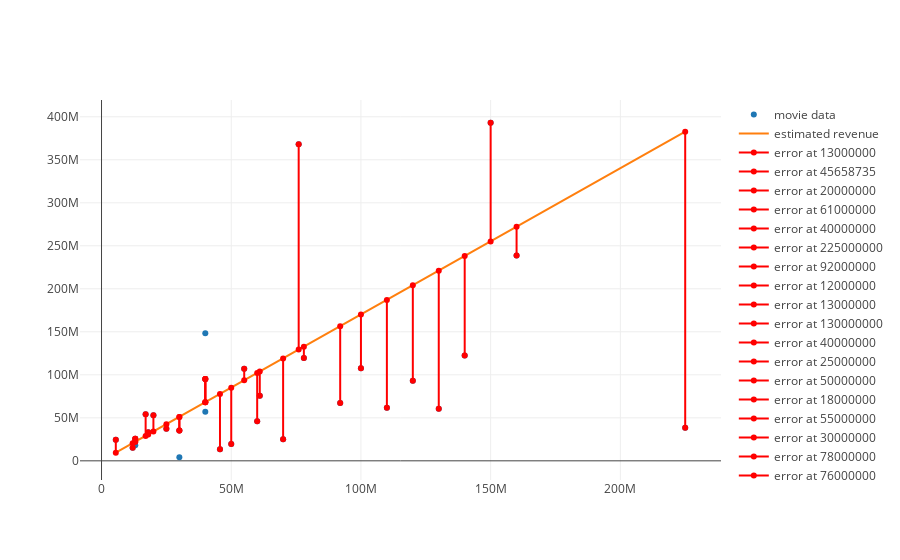

The notebook cell saved with this chart:
### Code cell
from plotly.offline import iplot, init_notebook_mode
init_notebook_mode(connected=True)

from graph import trace_values, m_b_trace, plot
movies_trace = trace_values(x_values, y_values, text=titles, name='movie data')
regression_trace = m_b_trace(1.7, 100000, x_values, name='estimated revenue')
plot([movies_trace, regression_trace, *errors_for_regression])

### Figure 1 — Plotly figure (JSON) as saved in the notebook; plotly's stock layout.template omitted (floating-point values rounded to 4 significant figures)
{"data": [{"mode": "markers", "name": "movie data", "text": ["21 &amp; Over", "Dredd 3D", "12 Years a Slave", "2 Guns", "42", "47 Ronin", "A Good Day to Die Hard", "About Time", "Admission", "After Earth", "American Hustle", "August: Osage County", "Beautiful Creatures", "Blue Jasmine", "Captain Phillips", "Carrie", "Cloudy with a Chance of Meatballs 2", "Despicable Me 2", "Don Jon", "Elysium", "Ender&#39;s Game", "Epic", "Escape from Planet Earth", "Escape Plan", "Evil Dead", "Fast and Furious 6", "Frozen", "G.I. Joe: Retaliation", "Gangster Squad", "Gloria"], "x": [13000000, 45658735, 20000000, 61000000, 40000000, 225000000, 92000000, 12000000, 13000000, 130000000, 40000000, 25000000, 50000000, 18000000, 55000000, 30000000, 78000000, 76000000, 5500000, 120000000, 110000000, 100000000, 40000000, 70000000, 17000000, 160000000, 150000000, 140000000, 60000000, 30000000], "y": [25682380, 13414714, 53107035, 75612460, 95020213, 38362475, 67349198, 15323921, 18007317, 60522097, 148430908, 37304874, 19452138, 33345833, 107136417, 35266619, 119640264, 368065385, 24477704, 93050117, 61737191, 107518682, 57012977, 25213103, 54239856, 238679850, 393050114, 122523060, 46000903, 4167493]}, {"mode": "line", "name": "estimated revenue", "x": [13000000, 45658735, 20000000, 61000000, 40000000, 225000000, 92000000, 12000000, 13000000, 130000000, 40000000, 25000000, 50000000, 18000000, 55000000, 30000000, 78000000, 76000000, 5500000, 120000000, 110000000, 100000000, 40000000, 70000000, 17000000, 160000000, 150000000, 140000000, 60000000, 30000000], "y": [22200000, 77720000.0, 34100000, 103800000, 68100000, 382600000, 156500000, 20500000, 22200000, 221100000, 68100000, 42600000, 85100000, 30700000, 93600000, 51100000, 132700000, 129300000, 9450000, 204100000, 187100000, 170100000, 68100000, 119100000, 29000000, 272100000, 255100000, 238100000, 102100000, 51100000]}, {"marker": {"color": "red"}, "mode": "line", "name": "error at 13000000", "x": [13000000, 13000000], "y": [25682380, 22200000]}, {"marker": {"color": "red"}, "mode": "line", "name": "error at 45658735", "x": [45658735, 45658735], "y": [13414714, 77720000.0]}, {"marker": {"color": "red"}, "mode": "line", "name": "error at 20000000", "x": [20000000, 20000000], "y": [53107035, 34100000]}, {"marker": {"color": "red"}, "mode": "line", "name": "error at 61000000", "x": [61000000, 61000000], "y": [75612460, 103800000]}, {"marker": {"color": "red"}, "mode": "line", "name": "error at 40000000", "x": [40000000, 40000000], "y": [95020213, 68100000]}, {"marker": {"color": "red"}, "mode": "line", "name": "error at 225000000", "x": [225000000, 225000000], "y": [38362475, 382600000]}, {"marker": {"color": "red"}, "mode": "line", "name": "error at 92000000", "x": [92000000, 92000000], "y": [67349198, 156500000]}, {"marker": {"color": "red"}, "mode": "line", "name": "error at 12000000", "x": [12000000, 12000000], "y": [15323921, 20500000]}, {"marker": {"color": "red"}, "mode": "line", "name": "error at 13000000", "x": [13000000, 13000000], "y": [25682380, 22200000]}, {"marker": {"color": "red"}, "mode": "line", "name": "error at 130000000", "x": [130000000, 130000000], "y": [60522097, 221100000]}, {"marker": {"color": "red"}, "mode": "line", "name": "error at 40000000", "x": [40000000, 40000000], "y": [95020213, 68100000]}, {"marker": {"color": "red"}, "mode": "line", "name": "error at 25000000", "x": [25000000, 25000000], "y": [37304874, 42600000]}, {"marker": {"color": "red"}, "mode": "line", "name": "error at 50000000", "x": [50000000, 50000000], "y": [19452138, 85100000]}, {"marker": {"color": "red"}, "mode": "line", "name": "error at 18000000", "x": [18000000, 18000000], "y": [33345833, 30700000]}, {"marker": {"color": "red"}, "mode": "line", "name": "error at 55000000", "x": [55000000, 55000000], "y": [107136417, 93600000]}, {"marker": {"color": "red"}, "mode": "line", "name": "error at 30000000", "x": [30000000, 30000000], "y": [35266619, 51100000]}, {"marker": {"color": "red"}, "mode": "line", "name": "error at 78000000", "x": [78000000, 78000000], "y": [119640264, 132700000]}, {"marker": {"color": "red"}, "mode": "line", "name": "error at 76000000", "x": [76000000, 76000000], "y": [368065385, 129300000]}, {"marker": {"color": "red"}, "mode": "line", "name": "error at 5500000", "x": [5500000, 5500000], "y": [24477704, 9450000]}, {"marker": {"color": "red"}, "mode": "line", "name": "error at 120000000", "x": [120000000, 120000000], "y": [93050117, 204100000]}, {"marker": {"color": "red"}, "mode": "line", "name": "error at 110000000", "x": [110000000, 110000000], "y": [61737191, 187100000]}, {"marker": {"color": "red"}, "mode": "line", "name": "error at 100000000", "x": [100000000, 100000000], "y": [107518682, 170100000]}, {"marker": {"color": "red"}, "mode": "line", "name": "error at 40000000", "x": [40000000, 40000000], "y": [95020213, 68100000]}, {"marker": {"color": "red"}, "mode": "line", "name": "error at 70000000", "x": [70000000, 70000000], "y": [25213103, 119100000]}, {"marker": {"color": "red"}, "mode": "line", "name": "error at 17000000", "x": [17000000, 17000000], "y": [54239856, 29000000]}, {"marker": {"color": "red"}, "mode": "line", "name": "error at 160000000", "x": [160000000, 160000000], "y": [238679850, 272100000]}, {"marker": {"color": "red"}, "mode": "line", "name": "error at 150000000", "x": [150000000, 150000000], "y": [393050114, 255100000]}, {"marker": {"color": "red"}, "mode": "line", "name": "error at 140000000", "x": [140000000, 140000000], "y": [122523060, 238100000]}, {"marker": {"color": "red"}, "mode": "line", "name": "error at 60000000", "x": [60000000, 60000000], "y": [46000903, 102100000]}, {"marker": {"color": "red"}, "mode": "line", "name": "error at 30000000", "x": [30000000, 30000000], "y": [35266619, 51100000]}], "layout": {}}
